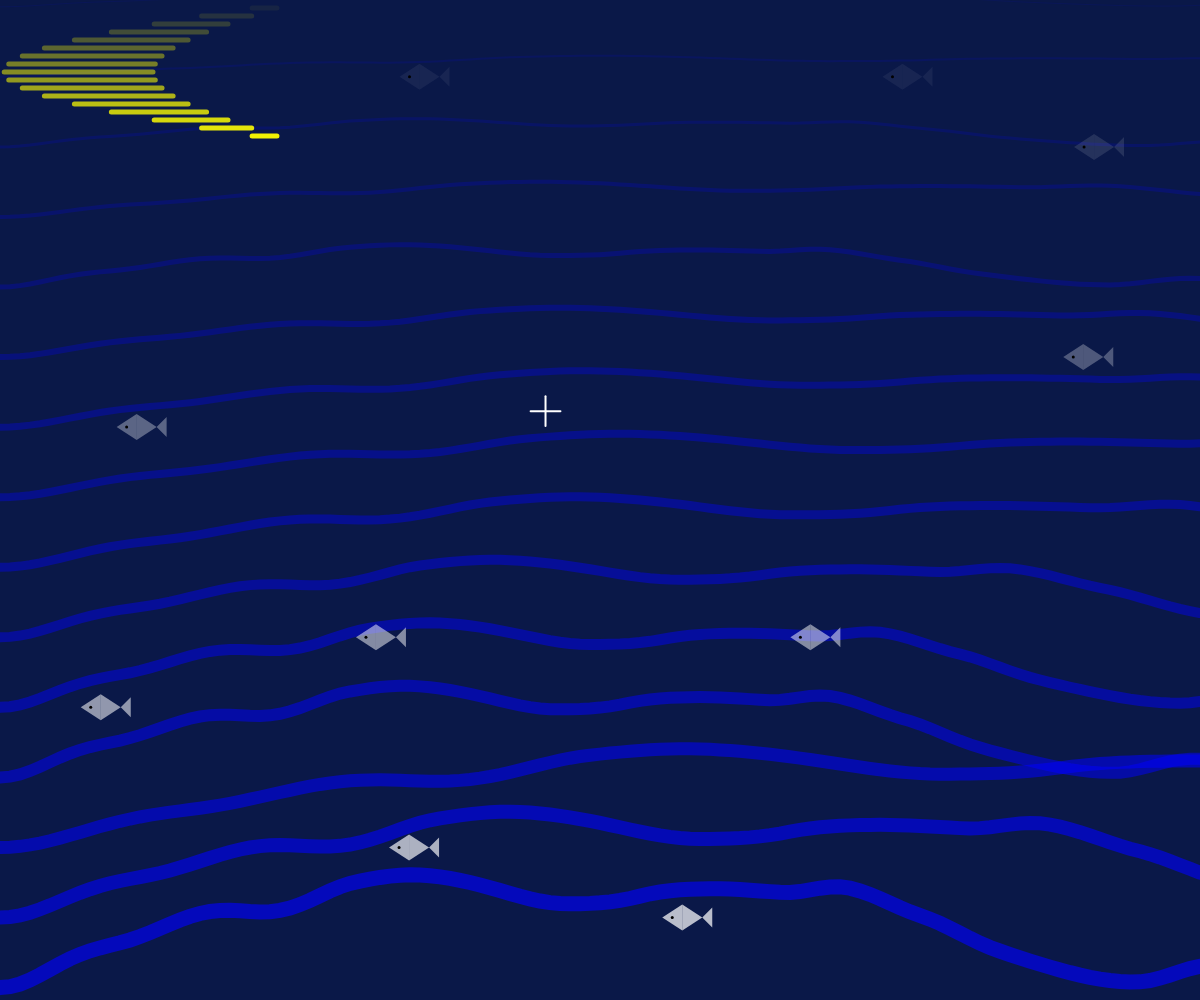
Frame 1 (no input)
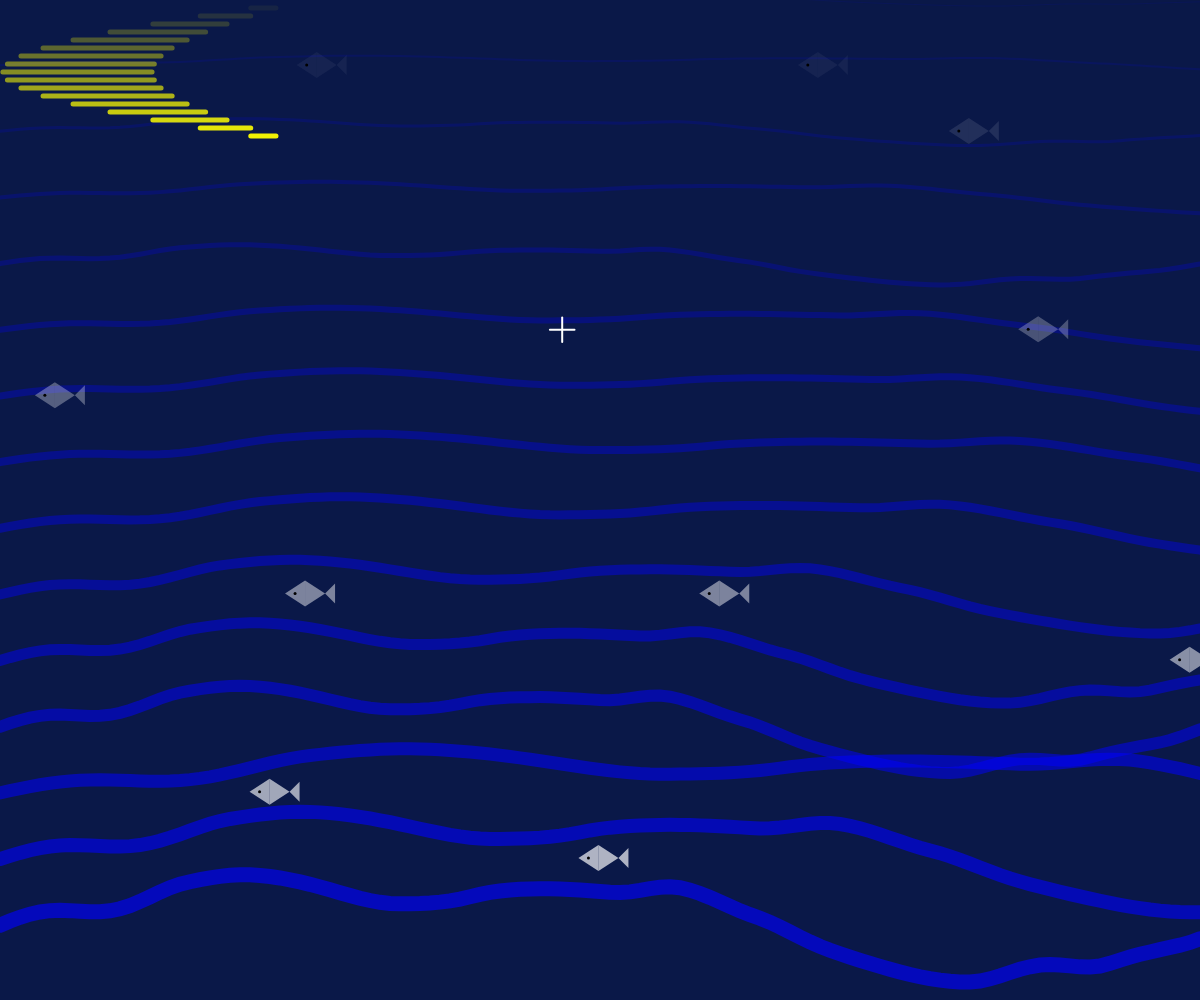
Frame 60 (no input)
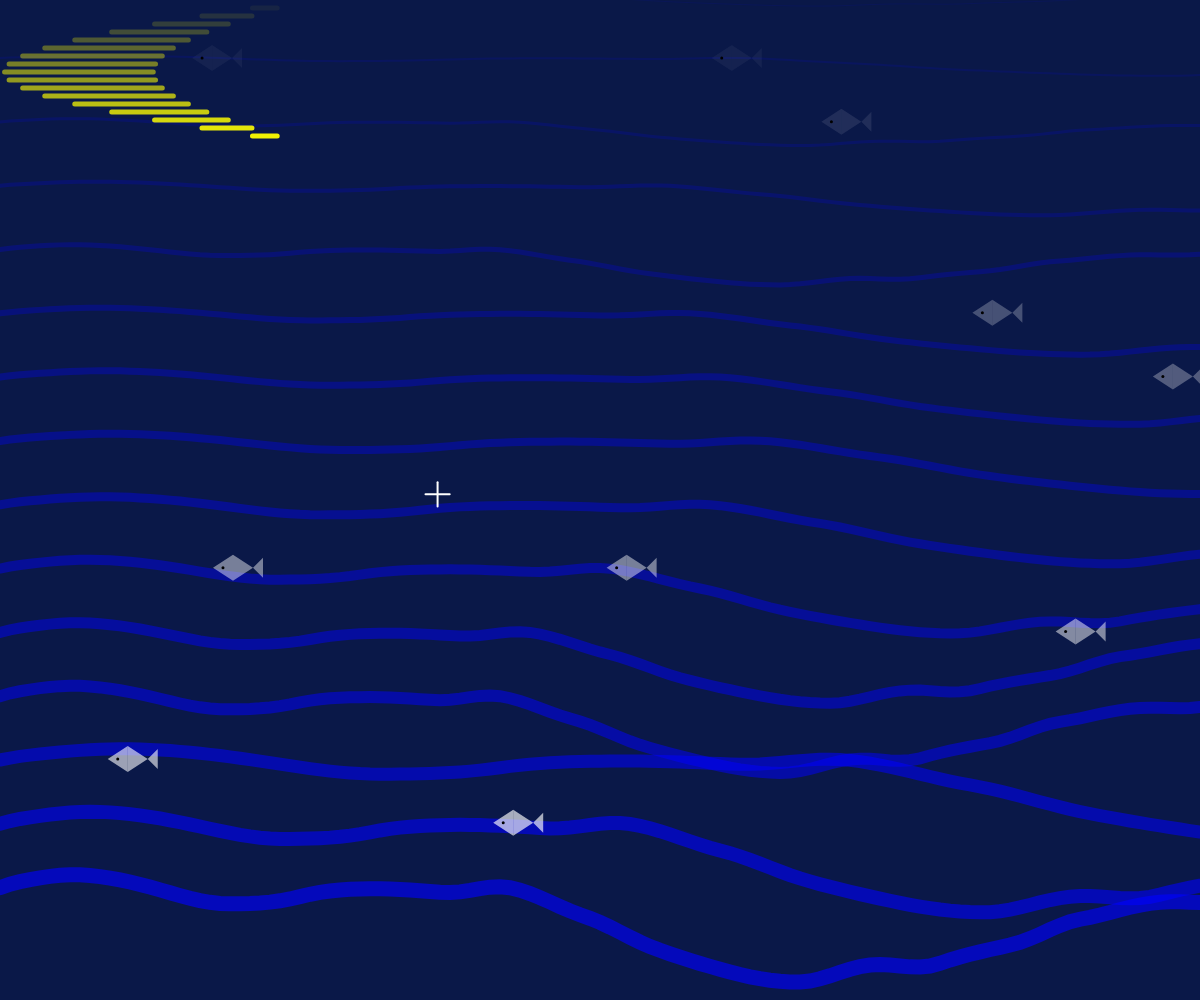
Frame 120 (the mouse pressed at the canvas centre since frame 60)

The p5.js sketch that drew these frames (run headless with seeded random() and noise() and a simulated clock; from frame 60 on, the mouse is pressed at the canvas centre):

// p5.js sketch
// ── sketch.js
let perlinNoiseArray = [];
let valueArrayLength = 50;
let perlinNoiseStep = 0.1;

//this is a wave class, it will draw a single wave line across the screen
class Wave {
  // Constructor with parameters for amplitude, frequency, yBase, color, and strokeWeight
  //The amplitude is the height of the wave
  //The frequency is how often peaks and troughs occur - how far we move across the noise function for each point of the wave
  //The yBase is the y position of the wave
  //The color is the color of the wave.
  //The strokeWeight is the thickness of the wave line.
  constructor(amplitude, frequency, yBase, color, strokeWeight) {
    this.amplitude = amplitude; // Height of the wave
    this.frequency = frequency; // How often peaks and troughs occur
    this.yBase = yBase; // Base line of the wave
    this.offset = 0 // Initial offset for Perlin noise
    this.color = color; // Color of the wave
    this.strokeWeight = strokeWeight; // Thickness of the wave line
  }

  // Method to display the wave
  display() {
    noFill();
    //set the colour
    stroke(this.color);
    //set the stroke weight (different for each class instance)
    strokeWeight(this.strokeWeight);
    // Begin the shape
    beginShape();
    // xoff is the offset for Perlin noise - inside each class instance
    //as we move across the screen we increment xoff by the frequency
    //this will generate different wave patterns for each wave
    //To do this we start our wave noise sampling with the class instances offset
    let xoff = this.offset; 
    //Now we move across the screen, left to right in steps of 10 pixels
    for (let x = 0; x <= width; x += 10) {
      //Every 10 pixels we sample the noise function
      let waveHeight = map(noise(xoff), 0, 1, -this.amplitude, this.amplitude);
      //We draw a vertex at the x position and the yBase position + the wave height
      vertex(x, this.yBase + waveHeight);
      //we are still inside the for loop, so we increment xoff by the frequency
      //Increasing xoff here means the next wave point will be sampled from a different part of the noise function
      xoff += this.frequency;
    }
    //now we reached the edge of the screen we end the shape
    endShape();
    //Now we increment the class instances offset, ready for the next frame
    this.offset += 0.005; // Smaller increment for smoother animation
  }

}

// Fish class to manage fish movement
// I used ChatGPT to help me create fish class
class Fish {
  constructor(wave, xSpeed) {
    this.wave = wave;//Which wave that the fish follows
    this.x = random(width);//Initial x position
    this.y = this.wave.yBase;//Initial y position based on the wave
    this.xSpeed = xSpeed;//the swimming speed of fish movement
  }
  
  update() {
    // Use Perlin noise to control the fish's vertical movement, making it float with the wave
    // Since the fishes follow the waves, resizing the window will change their movement as the wave positions shift.
    let waveHeight = map(noise(this.wave.offset), 0, 1, -this.wave.amplitude, this.wave.amplitude);
    this.y = this.wave.yBase + waveHeight;
    
    this.x -= this.xSpeed;
    if (this.x < 0) {
    this.x = width;// When the fish goes off-screen, reappear from the right
    }
  }
  
  display() {
    let alpha = map(this.y, height*0.25, height, 50, 200);
    fill(255, 255, 255, alpha);
    noStroke();
    drawFish(this.x, this.y);
  }
}

// Array to store multiple waves
let waves = [];
let fishes = [];
// Number of waves to create
let numWaves = 15;

function setup() {
  // Create the canvas filling the window
  createCanvas(windowWidth, windowHeight);
  // Create multiple waves with varying properties
  angleMode(DEGREES);
  for (let i = 0; i < valueArrayLength; i += perlinNoiseStep) {
    perlinNoiseArray.push(noise(i));
  }
  for (let i = 0; i < numWaves; i++) {
    //We are moving down the screen as we set the yBase for each new wave
    let yBase =  i * height /numWaves;
    //As we move down the screen i gets bigger and so does the amplitude
    let amplitude = 20 + i * 10; 
    //As we move down the screen the waves get darker by increasing the alpha value of the colour
    let waveColor = color(0, 0, 255, 20 + i * 10); 
    //As we move down the screen the waves get heavier by increasing the stroke weight
    let strokeW = 1 + i; 
    waves.push(new Wave(amplitude, random(0.01, 0.02), yBase, waveColor, strokeW));
  }
  // Create multiple fishes
  for (let i = 0; i < 10; i++) {
    let waveIndex = Math.floor(random(numWaves));
    let xSpeed = random(0.5, 2.5);
    fishes.push(new Fish(waves[waveIndex], xSpeed));
  }
}

function draw() {
  // Set the background color to an ocean blue
  background(10, 24, 72); 
  // Update all waves
  for (let i = 0; i < waves.length; i++) {
    waves[i].display();
  }
  // Update all fishes
  for (let i = 0; i < fishes.length; i++) {
    fishes[i].update();
    fishes[i].display();
  }
  // Draw the wave reflection
  drawReflection(noise(random(5))*width,noise(random(5))*height,random(15));
  // Draw the moon reflection
  drawMoon(width*0.25,width*0.25,height*0.3);//The shape of the moon would change with the window size
}

function drawMoon(x,y,radius){
  // ✅ 关键：把 130 变成随画布变化、且有上限的值
  const spread = constrain(width * 0.18, 90, 150);

  for(i=0;i<180;i+=10){
    stroke(255,255,0,255*i/180);
    strokeWeight(5);

    line(
      x - radius*sin(i) + perlinNoiseArray[frameCount % valueArrayLength] * 7,
      y - radius + i/10*8,
      x + radius*sin(i) - (radius + spread) * sin(i) + perlinNoiseArray[frameCount % valueArrayLength] * 5,
      y - radius + i/10*8
    );
  }
}


function drawFish(x,y){
  noStroke();
  triangle(x, y, x+20, y+13, x+20, y-13);//Fish body
  triangle(x+20, y-13, x+20, y+13, x+40, y);
  triangle(x+40, y, x+50, y-10, x+50, y+10);//Fish tail
  fill(0);
  circle(x+10,y,3);//Fish eye
}

function drawReflection(x,y,size){
  stroke(255);
  strokeWeight(2);
  line(x-size,y,x+size,y);
  line(x,y-size,x,y+size);
}

function windowResized() {
  // Resize the canvas when the window is resized. This will update the width and height variables 
  // that are used to calculate the size and position of the shapes.
  resizeCanvas(windowWidth, windowHeight);
  // Recalculate wave positions and amplitudes, which is inspired by ChatGPT as well
  for (let i = 0; i < waves.length; i++) {
    let yBase = i * height / numWaves;
    waves[i].yBase = yBase;
  }
}
